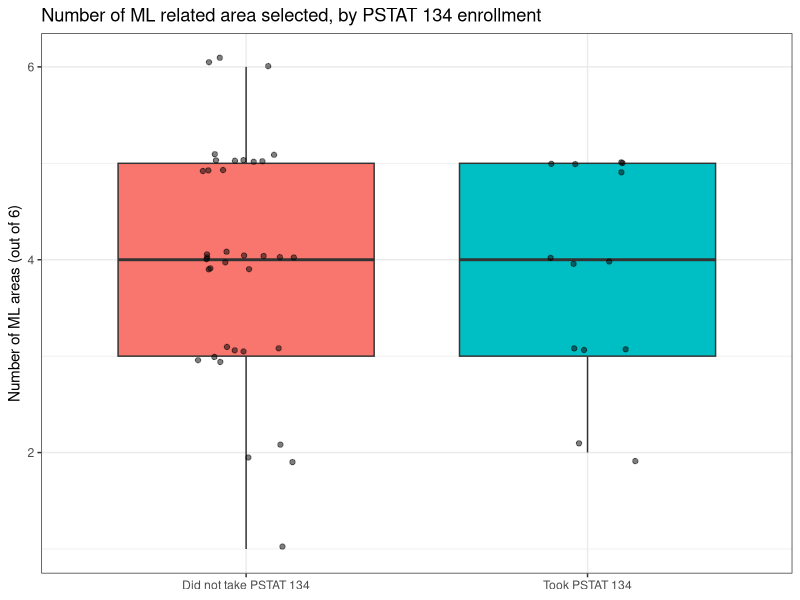
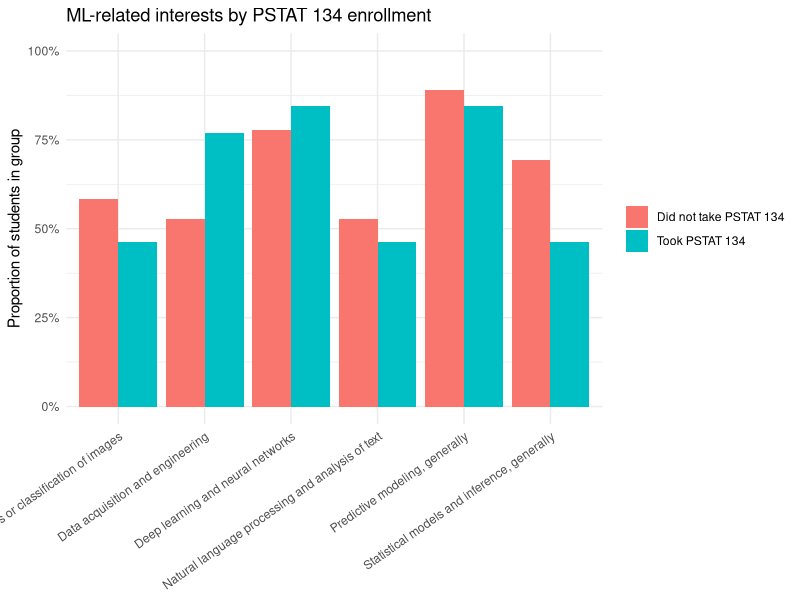
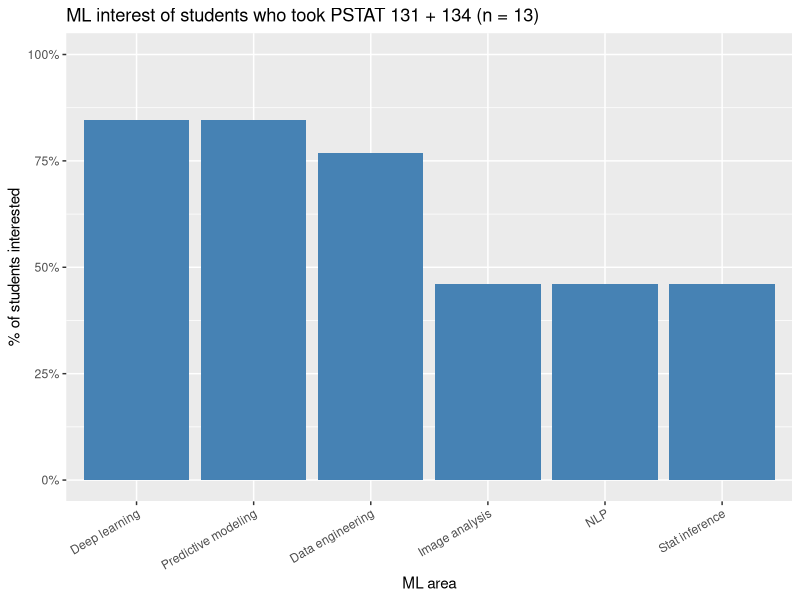

The R source for these figures, in order:
## ---- chunk 1
knitr::opts_chunk$set(echo = TRUE)
## ---- chunk 2
library(tidyverse)
library(here)
library(knitr)

background <- read_csv(here('data', 'background-clean.csv'))
interest   <- read_csv(here('data', 'interest-clean.csv'))
joined     <- inner_join(background, interest, by = 'response_id')

ml_areas <- c(
  "Analysis or classification of images",
  "Deep learning and neural networks",
  "Data acquisition and engineering",
  "Natural language processing and analysis of text",
  "Predictive modeling, generally",
  "Statistical models and inference, generally"
)

## ---- chunk 3
q134 <- joined |>
  mutate(group_134 = if_else(str_detect(courses, fixed('PSTAT 134')),
                             'Took PSTAT 134', 'Did not take PSTAT 134'))

q134 |>
  count(group_134, name = 'n_students') |>
  mutate(proportion = n_students / sum(n_students)) |>
  kable(digits = 3, caption = 'Students by PSTAT 134 enrollment')

## ---- chunk 4
area_long_134 <- q134 |>
  crossing(area = ml_areas) |>
  mutate(selected = str_detect(areas, fixed(area)))

ml_data_134 <- area_long_134 |>
  group_by(response_id, group_134) |>
  summarise(n_ml_areas = sum(selected), .groups = 'drop')

head(ml_data_134)

ml_data_134 |>
  count(group_134, n_ml_areas) |>
  pivot_wider(names_from = n_ml_areas, values_from = n, values_fill = 0) |>
  kable(caption = 'Number of students by ML areas selected (out of 6)')
## ---- chunk 5
ml_data_134 |>
  group_by(group_134) |>
  summarise(n = n(),
            mean_ml_areas = mean(n_ml_areas),
            median_ml_areas = median(n_ml_areas),
            min = min(n_ml_areas),
            max = min(n_ml_areas)) |>
  kable(digits = 2, caption = 'Number of ML-related areas selected, by PSTAT 134 enrollment')
  
## ---- chunk 6
ggplot(ml_data_134, aes(x = group_134, y = n_ml_areas, fill = group_134)) +
  geom_boxplot(outlier.shape = NA) +
  geom_jitter(width = 0.15, height = 0.1, alpha = 0.5) +
  labs(title = "Number of ML related area selected, by PSTAT 134 enrollment",
       x = NULL, y = 'Number of ML areas (out of 6)') +
  theme_bw() +
  theme(legend.position = 'none')

## ---- chunk 7
area_props_134 <- area_long_134 |>
  group_by(group_134, area) |>
  summarise(n_selected = sum(selected),
            n_students = n(),
            proportion = n_selected / n_students,
            .groups = 'drop')

area_props_134 |>
  select(area, group_134, proportion) |>
  pivot_wider(names_from = group_134, values_from = proportion) |>
  kable(digits = 3, caption = 'Proportion of students selecting each ML area, by PSTAT 134 enrollment')

ggplot(area_props_134, aes(x = area, y = proportion, fill = group_134)) +
  geom_col(position = 'dodge') +
  scale_y_continuous(labels = scales::percent, limits = c(0, 1)) +
  labs(title = 'ML-related interests by PSTAT 134 enrollment',
       x = NULL, y = 'Proportion of students in group', fill = NULL) +
  theme_minimal() +
  theme(axis.text.x = element_text(angle = 35, hjust = 1))
## ---- chunk 8
q2_134 <- joined %>%
  filter(str_detect(courses, fixed('PSTAT 131')),
         str_detect(courses, fixed('PSTAT 134')))
nrow(q2_134)
## ---- chunk 9
q2_134 <- q2_134 |>
  mutate(
    deep_learning = str_detect(areas, fixed('Deep learning and neural networks')),
    stat_inference = str_detect(areas, fixed('Statistical models and inference, generally')),
    images = str_detect(areas, fixed('Analysis or classification of images')),
    nlp = str_detect(areas, fixed('Natural language processing and analysis of text')),
    data_eng = str_detect(areas, fixed('Data acquisition and engineering')),
    predictive = str_detect(areas, fixed('Predictive modeling, generally')),
    ml_score = deep_learning + stat_inference + images + nlp + data_eng + predictive
    
  )

## ---- chunk 10
q2_134 |>
  summarise(n = n(),
            across(c(deep_learning, stat_inference, images, nlp, data_eng, predictive), sum),
            avg_ml_score = mean(ml_score))

q2_134 |>
  count(ml_score)

q2_134 |>
  count(language)

## ---- chunk 11
q2_134 |>
  summarise(`Deep learning` = mean(deep_learning),
            `Stat inference` = mean(stat_inference),
            `Image analysis` = mean(images),
            `NLP` = mean(nlp),
            `Data engineering` = mean(data_eng),
            `Predictive modeling` = mean(predictive)) %>%
  pivot_longer(everything(), names_to = 'area', values_to = 'pct') |>
  ggplot(aes(x = reorder(area, -pct), y = pct)) +
  geom_col(fill = 'steelblue') +
  scale_y_continuous(labels = scales::percent, limits = c(0, 1)) +
  labs(x = 'ML area', y = '% of students interested',
       title = 'ML interest of students who took PSTAT 131 + 134 (n = 13)') +
  theme(axis.text.x = element_text(angle = 30, hjust = 1))
